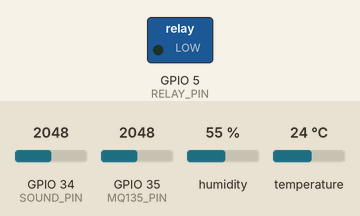
Recording of a sketch running on a simulated ESP32. Shown: switched loads named in the sketch (green lamp = pin HIGH). The test bench sets the inputs (shaded band); at power-on: GPIO 34 (SOUND_PIN) = 2048, GPIO 35 (MQ135_PIN) = 2048, humidity 55 %, temperature 24 °C. WiFi joins after 1.5 s; servers stay silent unless stated; uploads are accepted with an empty reply; what the sketch prints to the serial monitor is not drawn.

Above: at 0.1 s.
At 1.8 s:
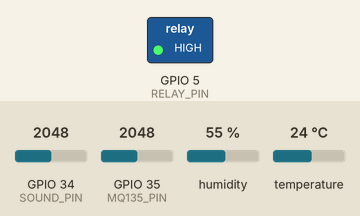
Timing chart, 0 to 3.3 s (numbered marks = the images above):
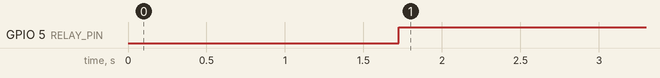

Measured:
- by itself, GPIO 5 (RELAY_PIN): LOW → HIGH at 1.7 s

The sketch:

SmartClassroom_ESP32.ino
```cpp
/*
  Smart Classroom Monitoring System - IoT Node (ESP32)
  Sensors: DHT11 (Temp/Hum), MQ-135 (Air Quality), Sound Sensor, Current Sensor
*/

#include <WiFi.h>
#include <HTTPClient.h>
#include <ArduinoJson.h>
#include "DHT.h"

// WiFi Credentials
const char* ssid = "YOUR_WIFI_SSID";
const char* password = "YOUR_WIFI_PASSWORD";

// Backend API URL
const char* serverName = "http://YOUR_BACKEND_IP:5000/api/iot-data";

// Pin Definitions
#define DHTPIN 4
#define DHTTYPE DHT11
#define SOUND_PIN 34
#define MQ135_PIN 35
#define RELAY_PIN 5

DHT dht(DHTPIN, DHTTYPE);

void setup() {
  Serial.begin(115200);
  pinMode(SOUND_PIN, INPUT);
  pinMode(MQ135_PIN, INPUT);
  pinMode(RELAY_PIN, OUTPUT);

  dht.begin();

  WiFi.begin(ssid, password);
  while (WiFi.status() != WL_CONNECTED) {
    delay(500);
    Serial.print(".");
  }
  Serial.println("\nWiFi Connected");
}

void loop() {
  if (WiFi.status() == WL_CONNECTED) {
    float h = dht.readHumidity();
    float t = dht.readTemperature();
    int noise = analogRead(SOUND_PIN);
    int aq = analogRead(MQ135_PIN);

    // Create JSON payload
    StaticJsonDocument<200> doc;
    doc["temperature"] = t;
    doc["humidity"] = h;
    doc["noise"] = map(noise, 0, 4095, 30, 100); // Simple mapping to dB
    doc["aqi"] = map(aq, 0, 4095, 0, 500);

    String jsonString;
    serializeJson(doc, jsonString);

    // HTTP POST
    HTTPClient http;
    http.begin(serverName);
    http.addHeader("Content-Type", "application/json");

    int httpResponseCode = http.POST(jsonString);

    if (httpResponseCode > 0) {
      String response = http.getString();
      Serial.println(httpResponseCode);
      Serial.println(response);

      // Control Relay based on response (e.g., if backend says turn off)
      StaticJsonDocument<200> responseDoc;
      deserializeJson(responseDoc, response);
      if (responseDoc["relay"] == "OFF") {
        digitalWrite(RELAY_PIN, LOW);
      } else {
        digitalWrite(RELAY_PIN, HIGH);
      }
    }
    http.end();
  }

  delay(5000); // Send data every 5 seconds
}
```
